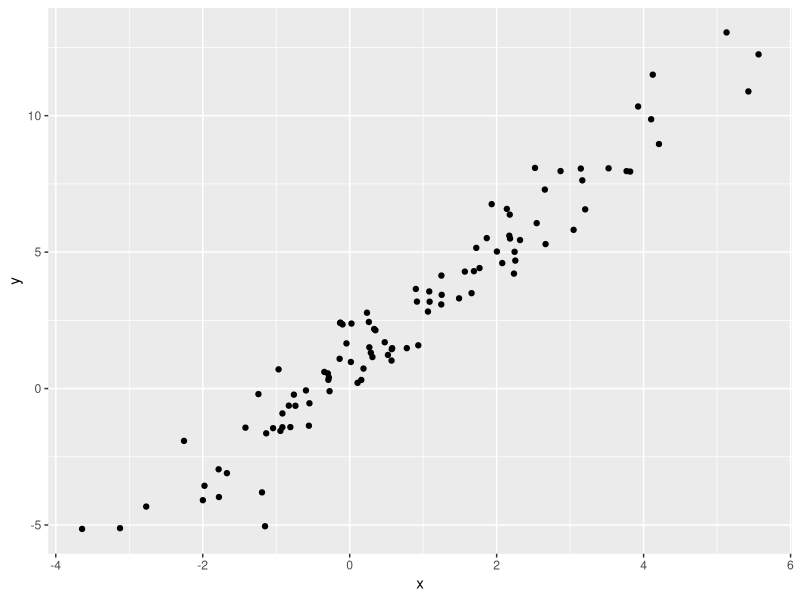

R code for this plot:
## ---- chunk 1
library(tidyverse)
## ---- chunk 2
plot_df = 
  tibble(
    x = rnorm(100, mean = 1 , sd = 2),
    y = 1 + 2*x + rnorm(100)
  )
## ---- chunk 3
plot_df |> 
  ggplot(aes(x=x, y=y)) +
  geom_point()
